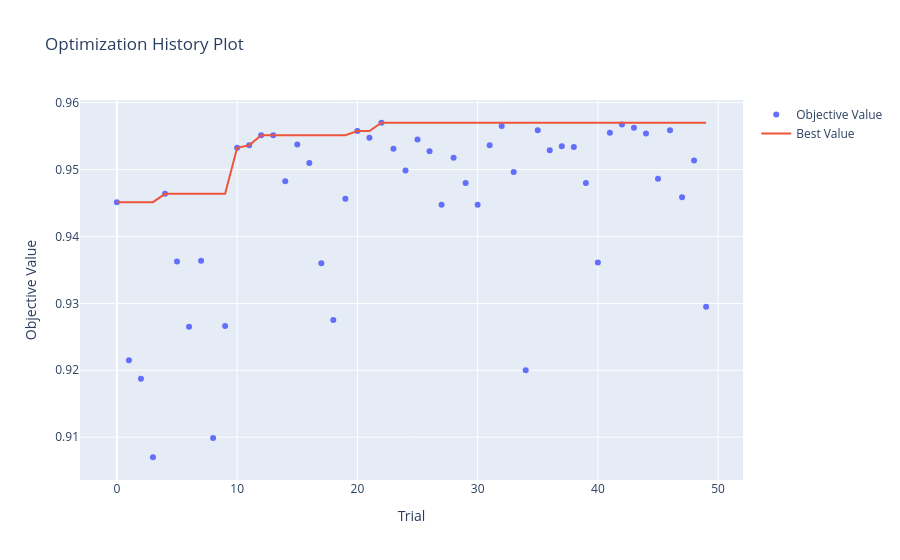

Notebook code cell kept with this figure:
### Markdown cell above
# Optimization History

### Code cell
plot_optimization_history(study_xgbc)
